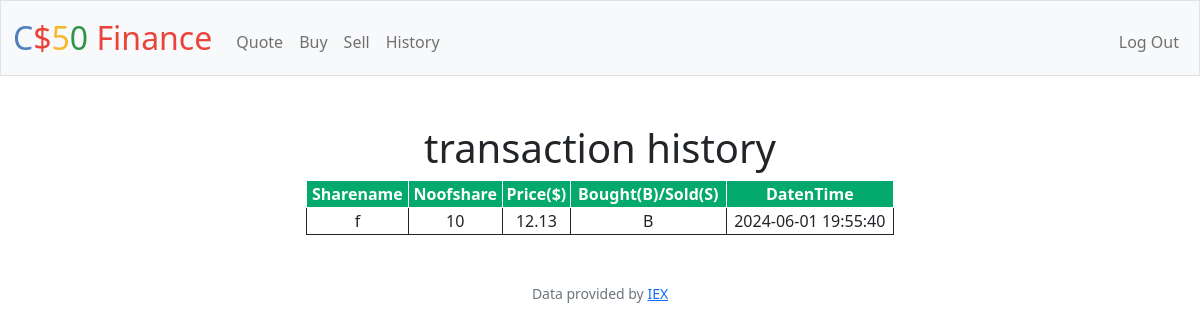
Page /history (signed in) on the committed database.
### tables this page shows
CREATE TABLE tran (username TEXT NOT NULL, tag TEXT NOT NULL, sharename TEXT NOT NULL, coes REAL,nos INTEGER, datentime TEXT);

### app.py (the view)
@app.route("/history")
@login_required
def history():
    nm1=db.execute("SELECT username FROM users WHERE id=?",session["user_id"])
    nm=nm1[0]["username"]
    n=db.execute("SELECT COUNT(*) FROM tran WHERE username=?",nm)
    infos=[]
    for i in range(n[0]['COUNT(*)']):
        t=db.execute("SELECT sharename,nos,coes,tag,datentime FROM tran WHERE username =?",nm)
        ls=[]
        ls.append(t[i]["sharename"])
        ls.append(t[i]["nos"])
        ls.append(t[i]["coes"])
        ls.append(t[i]["tag"])
        ls.append(t[i]["datentime"])
        infos.append(ls)
    return render_template("history.html",infos=infos)

### app.py (called while the page is built)
@app.after_request
def after_request(response):
    response.headers["Cache-Control"] = "no-cache, no-store, must-revalidate"
    response.headers["Expires"] = 0
    response.headers["Pragma"] = "no-cache"
    return response

### helpers.py (called while the page is built)
def login_required(f):
    @wraps(f)
    def decorated_function(*args, **kwargs):
        if session.get("user_id") is None:
            return redirect("/login")
        return f(*args, **kwargs)
    return decorated_function

### templates/history.html (shortened to what this page needs)
{% extends "layout.html" %}
{% block main %}
  <h1>{{ un }} transaction history</h1>
  <html>
<head>
</head>
<body>
  <table class="center">
    <thead>
      <tr>
        <th>Sharename</th>
        <th>Noofshare</th>
        <th>Price($)</th>
        <th>Bought(B)/Sold(S)</th>
        <th>DatenTime</th>
      </tr>
    </thead>
    <tbody>
      {% for info in infos %}
      <tr>
        <td>{{ info[0] }}</td>
        <td>{{ info[1] }}</td>
        <td>{{ info[2] }}</td>
        <td>{{ info[3] }}</td>
        <td>{{ info[4] }}</td>
      </tr>
      {% endfor %}
    </tbody>
  </table>
{% endblock %}

### templates/history.html (style rules this page uses)
table, th, td { border: 1px solid; }
table { width: 50%; }
td { text-align: center; }
th { background-color: #04AA6D; color: white; }
table.center { margin-left: auto; margin-right: auto; }

### rows in the picture
tran: sharename "f", nos "10", coes "12.13", tag "B", datentime "2024-06-01 19:55:40"
